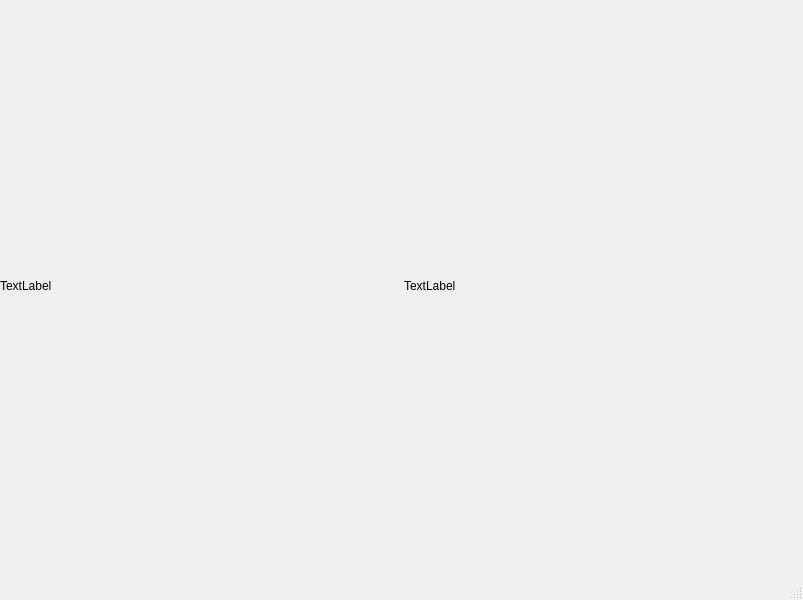
<?xml version="1.0" encoding="UTF-8"?>
<ui version="4.0">
 <class>MainWindow</class>
 <widget class="QMainWindow" name="MainWindow">
  <property name="geometry">
   <rect>
    <x>0</x>
    <y>0</y>
    <width>803</width>
    <height>600</height>
   </rect>
  </property>
  <property name="windowTitle">
   <string>MainWindow</string>
  </property>
  <widget class="QWidget" name="centralwidget">
   <widget class="QWidget" name="horizontalLayoutWidget">
    <property name="geometry">
     <rect>
      <x>0</x>
      <y>0</y>
      <width>801</width>
      <height>571</height>
     </rect>
    </property>
    <layout class="QHBoxLayout" name="horizontalLayout">
     <item>
      <widget class="QLabel" name="label">
       <property name="text">
        <string>TextLabel</string>
       </property>
      </widget>
     </item>
     <item>
      <widget class="QLabel" name="LeftImage">
       <property name="text">
        <string>TextLabel</string>
       </property>
      </widget>
     </item>
    </layout>
   </widget>
  </widget>
  <widget class="QStatusBar" name="statusbar"/>
 </widget>
 <resources/>
 <connections/>
</ui>
